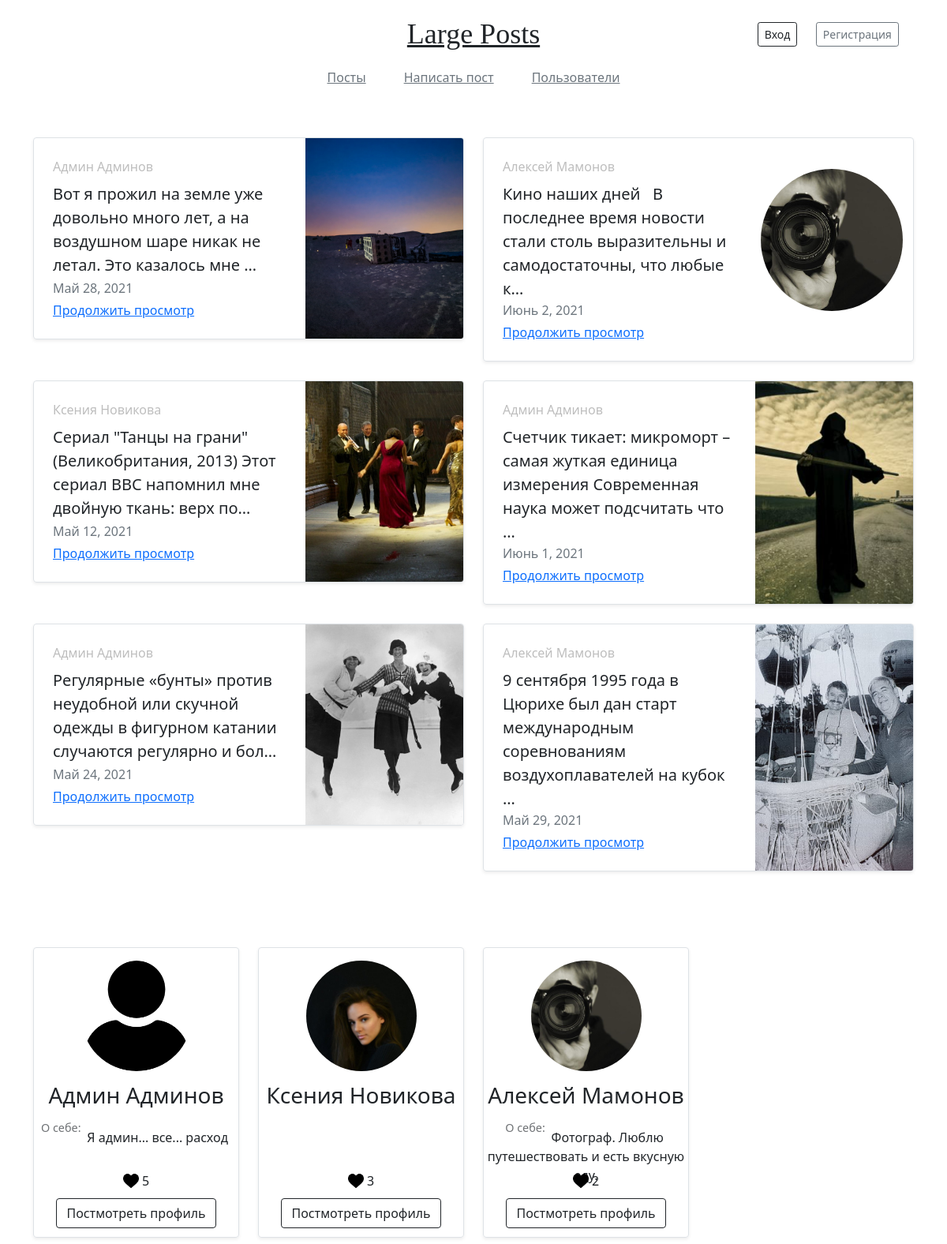
The page / on the database its author committed.
### app_posts/models.py (models this page shows, shortened)
class Post(models.Model):
    text = models.TextField(max_length=10000)
    publication_date = models.DateField(default=timezone.now)
    author_profile = models.ForeignKey(Profile, on_delete=models.CASCADE)
    like_counter = models.IntegerField(default=0)
    @property
    def card_text(self):
        return truncatechars(self.text, 100)

class PhotoToPost(models.Model):
    post = models.ForeignKey('Post', on_delete=models.CASCADE)
    photo = models.ImageField(upload_to=get_upload_path_photo)

### app_users/models.py (models this page shows, shortened)
class Profile(models.Model):
    user = models.OneToOneField(settings.AUTH_USER_MODEL, on_delete=models.CASCADE)
    about = models.CharField(max_length=1500, blank=True)
    avatar = models.ImageField(validators=[max_file_size_avatar],
                               upload_to=get_upload_path_avatar,
                               default='../static/img/app_users/user.png')
    like_counter = models.IntegerField(default=0)

### app_home/views.py (the view)
# urls.py: path('', views.HomePage.as_view(), name='home page'),
class HomePage(View):
    title = 'Главная страница'
    def get(self, request):
        context = {
            'title': self.title,
            'mini_posts': TableMiniPosts().get_html_str(),
            'mini_users': TableMiniUsers().get_html_str()
        }
        return render(request, 'app_home/home_page.html', context)

### app_posts/views_str_render.py (called while the page is built)
    def __checker_photo_post(self):
        if models.PhotoToPost.objects.filter(post_id=self.__post_obj.id).exists():
            self.__check_photo = True
            self.__photos_post_list = models.PhotoToPost.objects.filter(post_id=self.__post_obj.id).order_by('id')
        else:
            self.__check_photo = False

    def obj_model(self):
        return self.__post_obj

    def have_photo(self):
        return self.__check_photo

    def first_photo(self):
        if self.__check_photo:
            return self.__photos_post_list.first().photo
        else:
            return None

    @staticmethod
    def __html_table(mini_posts_list):
        context = {
            'objs_list': mini_posts_list,
        }
        return render_to_string('app_posts/miniature/miniature_post.html', context)

    def __check_photo_post(self):
        posts_n_photos_list = []
        for post in self.__posts_obj_list:
            posts_n_photos_list.append(PostWithPhotos(post))
        return posts_n_photos_list

    def get_html_str(self):
        return self.__html_str

### app_users/context_processors.py (called while the page is built)
def log_form(request):
    login_form = LoginForm()
    return {'login_form': login_form}

### app_users/views_str_render.py (called while the page is built)
    @staticmethod
    def __html_table(profile_objects):
        context = {
            'objs_list': profile_objects,
        }
        return render_to_string('app_users/miniature/miniature_user.html', context)

    def get_html_str(self):
        return self.__html_str

### app_posts/templates/app_posts/miniature/miniature_post.html
<div class="container">
    <div class="row mb-2">
        {% for obj in objs_list %}
            <div class="col-md-6">
                <div class="row g-0 border rounded overflow-hidden flex-md-row mb-4 mini-post-shadow h-md-250 position-relative" style="min-height: 16rem;">
                    <div class="col p-4 d-flex flex-column position-static">
                        <span class="d-inline-block mb-2" style="color: #bebebe">{{ obj.obj_model.author_profile.user.first_name }} {{ obj.obj_model.author_profile.user.last_name }}</span>
                        <p class="card-text mb-auto fs-5">{{ obj.obj_model.card_text }}</p>
                        <div class="mb-1 text-muted">{{ obj.obj_model.publication_date }}</div>
                        <a href="{% url 'post page' obj.obj_model.id %}" class="stretched-link">Продолжить просмотр</a>
                    </div>
                    <div class="col-auto d-none d-lg-block">
                        {% if obj.have_photo %}
                            <div class="post-photo" style="width:  200px; height: 100%; background-image: url({{ obj.first_photo.url }})"></div>
                        {% else %}
                            <div class="mini-post-author-avatar" style="background-image: url({{ obj.obj_model.author_profile.avatar.url }});"></div>
                        {% endif %}
                    </div>
                </div>
            </div>
        {% endfor %}
    </div>
</div>

### app_users/templates/app_users/miniature/miniature_user.html
{% load static %}
<div class="container">
    <div class="row mb-2">
        {% for user_obj in objs_list %}
            <div class="col-md-3">
                <div class="text-center border rounded overflow-hidden shadow-sm pt-3" style="min-height: 23rem; position: relative;">
                    <div class="user-mini-avatar mb-2" style="background-image: url({{ user_obj.avatar.url }});"></div>
                    <h3 class="mb-4">{{ user_obj.user.first_name }} {{ user_obj.user.last_name }}</h3>
                    {% if user_obj.about %}
                        <div class="mb-2">
                            <span class="user-mini-about-label">О себе: </span>
                            <span>{{ user_obj.about }}</span>
                        </div>
                    {% endif %}
                    <div style="position: absolute; bottom: -0.3rem; width: 100%">
                        <div class="user-mini-like">
                            <div class="user-mini-like-icon" style="background-image: url({% static 'img/app_users/like_heart.png' %});"></div>
                            <span class="user-mini-like-num">{{ user_obj.like_counter }}</span>
                        </div>
                        <p><a class="btn btn-outline-dark"  href="{% url 'user' user_obj.user_id %}">Постмотреть профиль</a></p>
                    </div>
                </div>
            </div>
        {% endfor %}
    </div>
</div>

### app_home/templates/app_home/home_page.html
{% extends 'main_base.html' %}
{% block body %}
    <div style="height: 3.5rem;"></div>
    {{ mini_posts }}
    <div style="height: 4rem;"></div>
    {{ mini_users }}
{% endblock %}

### app_home/templates/main_base.html (shortened to what this page needs)
{% load static %}
<!DOCTYPE html>
<html lang="en">
<head>
    <link href="{% static 'css/bootstrap.css' %}"
          rel="stylesheet">
    <link href="{% static 'css/blog.css' %}"
          rel="stylesheet">
</head>
<body>
    <div class="container">
        <header class="d-flex flex-wrap align-items-center justify-content-center justify-content-md-between py-3">
            <a class="col-md-auto blog-header-logo text-dark px-4" href="{% url 'home page' %}" style="white-space: pre;">Large Posts</a>
            <div class="col-md-3 text-end" style="padding-right: 1.2rem; min-width: 15rem;">
                {% if not request.user.is_authenticated %}
                    <form method="post" action="{% url 'log-in/out process' %}">{% csrf_token %}
                        <div class="dropdown d-inline">
                            <button type="button" class="btn btn-sm btn-outline-dark" style="margin-right: 1.2rem;" data-bs-toggle="dropdown" aria-expanded="false">Вход</button>
                        </div>
                        <a class="btn btn-sm btn-outline-secondary" href="{% url 'sign-up' %}">Регистрация</a>
                    </form>
                {% endif %}
            </div>
        </header>
        <ui class="nav col-md-auto mb-2 justify-content-center">
            <li>
                <a class="p-2 link-secondary mx-3" href="{% url 'posts list' 1 %}">Посты</a>
            </li>
            <li>
                <a class="p-2 link-secondary mx-3" href="{% url 'create post' %}">Написать пост</a>
            </li>
            <li>
                <a class="p-2 link-secondary mx-3" href="{% url 'users list' 1 %}">Пользователи</a>
            </li>
        </ui>
    </div>
    {% block body %}
    {% endblock %}
</body>
</html>

### app_home/static/css/blog.css (style rules this page uses)
.blog-header-logo { font-family: "Playfair Display", Georgia, "Times New Roman", serif; font-size: 2.25rem; }
.post-photo { background-size: cover; background-position: center; background-repeat: no-repeat; }
.mini-post-author-avatar { margin-top: 20%; margin-right: 0.8rem; border-radius: 90px; width: 180px; height: 180px; background-size: cover; background-position: center; background-repeat: no-repeat; }
.mini-post-shadow { box-shadow: 0 0.125rem 0.25rem rgba(0, 0, 0, 0.075); transition: box-shadow 0.2s ease-in-out, transform 0.2s ease-in-out; }
.user-mini-avatar { display: inline-block; horiz-align: center; width: 140px; height: 140px; border-radius: 70px; background-size: cover; background-position: center; background-repeat: no-repeat; }
.user-mini-about-label { position: relative; bottom: 0.8rem; right: 0.25rem; font-size: 0.9rem; color: #6f7275; }
.user-mini-like-icon { display: inline-block; vertical-align: middle; line-height: normal; height: 20px; width: 20px; background-size: cover; background-position: center; background-repeat: no-repeat; }
.user-mini-like-num { display: inline-block; vertical-align: middle; line-height: normal; }
.user-mini-like { margin-bottom: 1rem; height: 20px; horiz-align: center; }

### rows shown on the page
Post: obj_model.author_profile.user.first_name "Админ", obj_model.author_profile.user.last_name "Админов", obj_model.card_text "Вот я прожил на земле уже довольно много лет, а на воздушном шаре никак не летал. Это казалось мне …", obj_model.publication_date "Май 28, 2021"
PhotoToPost: first_photo (picture)
Post: obj_model.author_profile.user.first_name "Алексей", obj_model.author_profile.user.last_name "Мамонов", obj_model.card_text "Кино наших дней B последнее время новости стали столь выразительны и самодостаточны, что любые к…", obj_model.publication_date "Июнь 2, 2021", obj_model.author_profile.avatar (placeholder picture)
Post: obj_model.author_profile.user.first_name "Ксения", obj_model.author_profile.user.last_name "Новикова", obj_model.card_text "Сериал \"Танцы на грани\" (Великобритания, 2013) Этот сериал BBC напомнил мне двойную ткань: верх по…", obj_model.publication_date "Май 12, 2021"
PhotoToPost: first_photo (picture)
Post: obj_model.author_profile.user.first_name "Админ", obj_model.author_profile.user.last_name "Админов", obj_model.card_text "Счетчик тикает: микроморт – самая жуткая единица измерения Современная наука может подсчитать что …", obj_model.publication_date "Июнь 1, 2021"
PhotoToPost: first_photo (picture)
Post: obj_model.author_profile.user.first_name "Админ", obj_model.author_profile.user.last_name "Админов", obj_model.card_text "Регулярные «бунты» против неудобной или скучной одежды в фигурном катании случаются регулярно и бол…", obj_model.publication_date "Май 24, 2021"
PhotoToPost: first_photo (picture)
Post: obj_model.author_profile.user.first_name "Алексей", obj_model.author_profile.user.last_name "Мамонов", obj_model.card_text "9 сентября 1995 года в Цюрихе был дан старт международным соревнованиям воздухоплавателей на кубок …", obj_model.publication_date "Май 29, 2021"
PhotoToPost: first_photo (picture)
Profile: avatar (placeholder picture), user.first_name "Админ", user.last_name "Админов", about "Я админ... все... расход", like_counter "5"
Profile: avatar (placeholder picture), user.first_name "Ксения", user.last_name "Новикова", like_counter "3"
Profile: avatar (placeholder picture), user.first_name "Алексей", user.last_name "Мамонов", about "Фотограф. Люблю путешествовать и есть вкусную…", like_counter "2"
